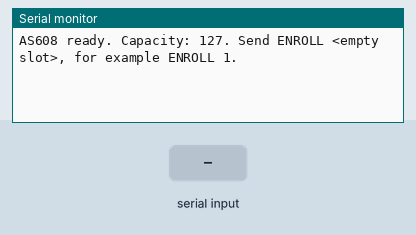
Bench run of a sketch on a simulated ESP32. Shown: the last lines printed to the serial monitor. The test bench sets the inputs (shaded band).

Above: at 2.9 s.
3.0 s: "ENROLL \n" received over Serial
At 4.2 s:
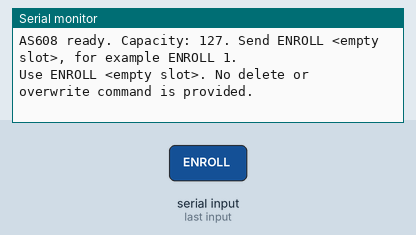
4.5 s: "ENROLL 90\n" received over Serial
At 5.5 s:
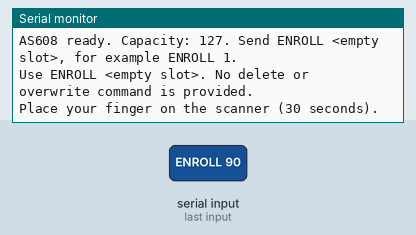

The sketch:

as608_enroll.ino
```cpp
/* Local, supervised enrollment on the central AS608.
 * TX -> GPIO16, RX -> GPIO17. Monitor: 115200 baud, Newline.
 * Send ENROLL <slot>. Does not connect to Wi-Fi or Firebase.
 * Upload comlab_cloud again after enrollment; templates stay in the sensor.
 */
#include <Adafruit_Fingerprint.h>
static HardwareSerial sensorSerial(2);
static Adafruit_Fingerprint sensor(&sensorSerial);
static bool ready = false;
static String command;

static bool capture(uint8_t buffer) {
  Serial.println("Place your finger on the scanner (30 seconds).");
  const uint32_t started = millis();
  while (millis() - started < 30000) {
    const uint8_t status = sensor.getImage();
    if (status == FINGERPRINT_OK) {
      if (sensor.image2Tz(buffer) == FINGERPRINT_OK) return true;
      Serial.println("Image was not usable. Enrollment canceled; try again.");
      return false;
    }
    if (status != FINGERPRINT_NOFINGER) { Serial.println("Sensor read failed. Enrollment canceled."); return false; }
    delay(100);
  }
  Serial.println("Enrollment timed out. Nothing stored.");
  return false;
}

static void enroll(int slot) {
  if (!ready || slot < 0 || slot >= sensor.capacity || slot > 999) {
    Serial.println("Invalid slot or sensor unavailable. Use a slot below the reported capacity.");
    return;
  }
  const uint8_t loaded = sensor.loadModel(slot);
  if (loaded == FINGERPRINT_OK) {
    Serial.println("Slot already contains a fingerprint. Choose an empty slot; overwriting is disabled.");
    return;
  }
  if (loaded != FINGERPRINT_DBRANGEFAIL) {
    Serial.printf("Cannot confirm slot is empty (0x%02X). Nothing stored.\n", loaded);
    return;
  }
  if (!capture(1)) return;
  Serial.println("Remove your finger.");
  const uint32_t started = millis();
  while (true) {
    const uint8_t status = sensor.getImage();
    if (status == FINGERPRINT_NOFINGER) break;
    if (status != FINGERPRINT_OK || millis() - started > 15000) {
      Serial.println("Finger removal not confirmed. Nothing stored."); return;
    }
    delay(100);
  }
  Serial.println("Use the SAME finger again.");
  if (!capture(2)) return;
  if (sensor.createModel() != FINGERPRINT_OK) { Serial.println("Fingerprints did not combine. Nothing stored."); return; }
  const uint8_t status = sensor.storeModel(slot);
  if (status == FINGERPRINT_OK) Serial.printf("ENROLLED slot %d. Link this slot to the student in the app, then restore comlab_cloud.\n", slot);
  else Serial.printf("Store failed (0x%02X). Verify the slot before retrying.\n", status);
}

void setup() {
  Serial.begin(115200);
  delay(500);
  sensor.begin(57600);
  sensorSerial.begin(57600, SERIAL_8N1, 16, 17);
  delay(200);
  ready = sensor.verifyPassword() && sensor.getParameters() == FINGERPRINT_OK;
  if (!ready) Serial.println("AS608 unavailable. Check wiring and restart.");
  else Serial.printf("AS608 ready. Capacity: %u. Send ENROLL <empty slot>, for example ENROLL 1.\n", sensor.capacity);
}

void loop() {
  while (Serial.available()) {
    const char c = Serial.read();
    if (c == '\r') continue;
    if (c == '\n') {
      int slot = -1;
      bool valid = command.startsWith("ENROLL ") && command.length() > 7;
      for (size_t i = 7; i < command.length(); ++i) valid &= command[i] >= '0' && command[i] <= '9';
      if (valid) slot = command.substring(7).toInt();
      if (valid) enroll(slot);
      else Serial.println("Use ENROLL <empty slot>. No delete or overwrite command is provided.");
      command.clear();
    } else if (command.length() < 32) command += c;
    else command = "INVALID";
  }
  delay(10);
}
```

Measured:
- after the input at 3.0 s, the serial monitor: prints a new line at once (image 1)
- after the input at 4.5 s, the serial monitor: prints a new line at once (image 2)
